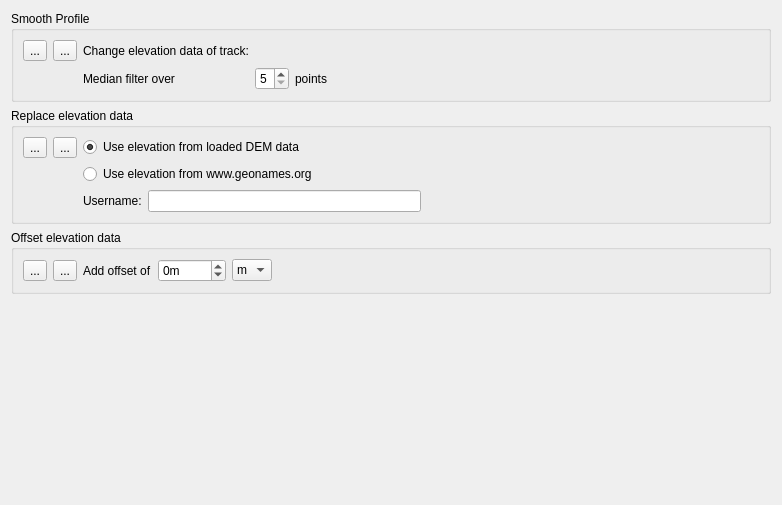
           <widget class="QWidget" name="scrollAreaWidgetContents_3">
            <property name="geometry">
             <rect>
              <x>0</x>
              <y>0</y>
              <width>782</width>
              <height>505</height>
             </rect>
            </property>
            <layout class="QVBoxLayout" name="verticalLayout_8">
             <item>
              <widget class="QGroupBox" name="groupSmoothProfile1">
               <property name="title">
                <string>Smooth Profile</string>
               </property>
               <layout class="QGridLayout" name="gridLayout_2">
                <item row="0" column="1">
                 <widget class="QToolButton" name="toolAddSmoothProfile1">
                  <property name="toolTip">
                   <string>add to list</string>
                  </property>
                  <property name="text">
                   <string>...</string>
                  </property>
                  <property name="icon">
                   <iconset resource="resources.qrc">
                    <normaloff>:/icons/iconAdd216x16.png</normaloff>:/icons/iconAdd216x16.png</iconset>
                  </property>
                 </widget>
                </item>
                <item row="0" column="3">
                 <widget class="QLabel" name="label">
                  <property name="text">
                   <string>Change elevation data of track:</string>
                  </property>
                 </widget>
                </item>
                <item row="1" column="3">
                 <widget class="QLabel" name="label_5">
                  <property name="text">
                   <string>Median filter over</string>
                  </property>
                 </widget>
                </item>
                <item row="1" column="4">
                 <widget class="QSpinBox" name="spinSmoothProfileTabs1">
                  <property name="minimum">
                   <number>5</number>
                  </property>
                  <property name="maximum">
                   <number>9</number>
                  </property>
                  <property name="singleStep">
                   <number>2</number>
                  </property>
                 </widget>
                </item>
                <item row="1" column="5">
                 <widget class="QLabel" name="label_6">
                  <property name="text">
                   <string>points</string>
                  </property>
                 </widget>
                </item>
                <item row="1" column="6">
                 <spacer name="horizontalSpacer_2">
                  <property name="orientation">
                   <enum>Qt::Horizontal</enum>
                  </property>
                  <property name="sizeHint" stdset="0">
                   <size>
                    <width>40</width>
                    <height>20</height>
                   </size>
                  </property>
                 </spacer>
                </item>
                <item row="0" column="0">
                 <widget class="QToolButton" name="toolSmoothProfile1Now">
                  <property name="toolTip">
                   <string>apply now</string>
                  </property>
                  <property name="text">
                   <string>...</string>
                  </property>
                  <property name="icon">
                   <iconset resource="resources.qrc">
                    <normaloff>:/icons/iconGear16x16.png</normaloff>:/icons/iconGear16x16.png</iconset>
                  </property>
                 </widget>
                </item>
               </layout>
              </widget>
             </item>
             <item>
              <widget class="QGroupBox" name="groupReplaceElevation">
               <property name="title">
                <string>Replace elevation data</string>
               </property>
               <layout class="QGridLayout" name="gridLayout_9">
                <item row="0" column="1">
                 <widget class="QToolButton" name="toolAddReplaceEle">
                  <property name="toolTip">
                   <string>add to list</string>
                  </property>
                  <property name="text">
                   <string>...</string>
                  </property>
                  <property name="icon">
                   <iconset resource="resources.qrc">
                    <normaloff>:/icons/iconAdd216x16.png</normaloff>:/icons/iconAdd216x16.png</iconset>
                  </property>
                 </widget>
                </item>
                <item row="0" column="5">
                 <spacer name="horizontalSpacer_8">
                  <property name="orientation">
                   <enum>Qt::Horizontal</enum>
                  </property>
                  <property name="sizeHint" stdset="0">
                   <size>
                    <width>40</width>
                    <height>20</height>
                   </size>
                  </property>
                 </spacer>
                </item>
                <item row="0" column="3">
                 <widget class="QRadioButton" name="radioEleFromLocal">
                  <property name="text">
                   <string>Use elevation from loaded DEM data</string>
                  </property>
                  <property name="checked">
                   <bool>true</bool>
                  </property>
                 </widget>
                </item>
                <item row="1" column="3">
                 <widget class="QRadioButton" name="radioEleFromRemote">
                  <property name="text">
                   <string>Use elevation from www.geonames.org</string>
                  </property>
                 </widget>
                </item>
                <item row="2" column="3">
                 <layout class="QHBoxLayout" name="horizontalLayout_7">
                  <item>
                   <widget class="QLabel" name="labelGeonamesOrgUsername">
                    <property name="text">
                     <string>Username:</string>
                    </property>
                   </widget>
                  </item>
                  <item>
                   <widget class="QLineEdit" name="editGeonamesOrgUsername"/>
                  </item>
                 </layout>
                </item>
                <item row="0" column="0">
                 <widget class="QToolButton" name="toolReplaceEleNow">
                  <property name="toolTip">
                   <string>apply now</string>
                  </property>
                  <property name="text">
                   <string>...</string>
                  </property>
                  <property name="icon">
                   <iconset resource="resources.qrc">
                    <normaloff>:/icons/iconGear16x16.png</normaloff>:/icons/iconGear16x16.png</iconset>
                  </property>
                 </widget>
                </item>
               </layout>
              </widget>
             </item>
             <item>
              <widget class="QGroupBox" name="groupOffsetElevation">
               <property name="title">
                <string>Offset elevation data</string>
               </property>
               <layout class="QGridLayout" name="gridLayout_11">
                <item row="0" column="1">
                 <widget class="QToolButton" name="toolAddOffsetEle">
                  <property name="text">
                   <string>...</string>
                  </property>
                  <property name="icon">
                   <iconset resource="resources.qrc">
                    <normaloff>:/icons/iconAdd216x16.png</normaloff>:/icons/iconAdd216x16.png</iconset>
                  </property>
                 </widget>
                </item>
                <item row="0" column="3">
                 <widget class="QSpinBox" name="spinOffset1">
                  <property name="suffix">
                   <string>m</string>
                  </property>
                  <property name="minimum">
                   <number>-1000</number>
                  </property>
                  <property name="maximum">
                   <number>1000</number>
                  </property>
                 </widget>
                </item>
                <item row="0" column="5">
                 <spacer name="horizontalSpacer_14">
                  <property name="orientation">
                   <enum>Qt::Horizontal</enum>
                  </property>
                  <property name="sizeHint" stdset="0">
                   <size>
                    <width>40</width>
                    <height>20</height>
                   </size>
                  </property>
                 </spacer>
                </item>
                <item row="0" column="0">
                 <widget class="QToolButton" name="toolOffsetEleNow">
                  <property name="text">
                   <string>...</string>
                  </property>
                  <property name="icon">
                   <iconset resource="resources.qrc">
                    <normaloff>:/icons/iconGear16x16.png</normaloff>:/icons/iconGear16x16.png</iconset>
                  </property>
                 </widget>
                </item>
                <item row="0" column="2">
                 <widget class="QLabel" name="label_21">
                  <property name="text">
                   <string>Add offset of</string>
                  </property>
                 </widget>
                </item>
                <item row="0" column="4">
                 <widget class="QComboBox" name="comboMeterFeet4">
                  <item>
                   <property name="text">
                    <string notr="true">m</string>
                   </property>
                  </item>
                  <item>
                   <property name="text">
                    <string notr="true">ft</string>
                   </property>
                  </item>
                 </widget>
                </item>
               </layout>
              </widget>
             </item>
             <item>
              <spacer name="verticalSpacer">
               <property name="orientation">
                <enum>Qt::Vertical</enum>
               </property>
               <property name="sizeHint" stdset="0">
                <size>
                 <width>20</width>
                 <height>40</height>
                </size>
               </property>
              </spacer>
             </item>
            </layout>
           </widget>
